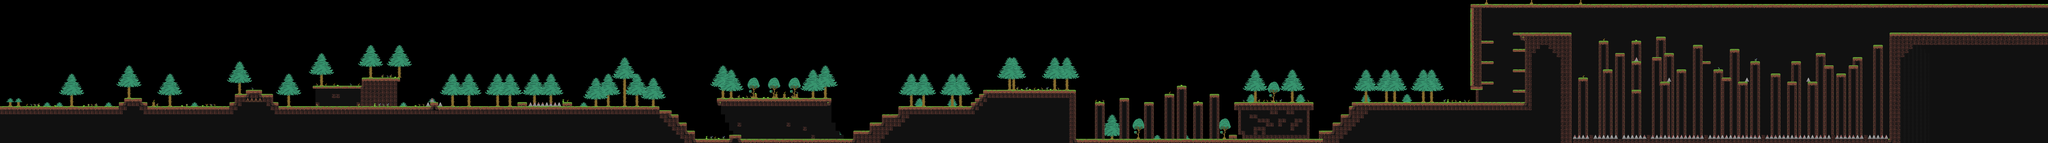

Tiled map render using the project's own tile images. Description and the map definition, with tile-layer contents summarised, below:
An orthogonal 500x35 tile map with 32x32 px tiles, 4 tile layers (background_3, background_2, background_1, Collisions) and 160 objects.

<map version="1.4" tiledversion="1.4.2" orientation="orthogonal" renderorder="right-down" width="500" height="35" tilewidth="32" tileheight="32" infinite="0" nextlayerid="12" nextobjectid="250">
 <editorsettings>
  <export target="level1_forest_32x32_2.lua" format="lua" />
 </editorsettings>
 <tileset firstgid="1" source="platforms_forest_32x32t.tsx" />
 <objectgroup id="9" name="shield" visible="0" />
 <objectgroup id="10" name="sword" visible="0">
  <object id="233" x="32" y="1632" width="32" height="32">
   <properties>
    <property name="ID" value="v_fast" />
   </properties>
  </object>
  <object id="234" x="96" y="1632" width="32" height="32">
   <properties>
    <property name="ID" value="v_fast" />
   </properties>
  </object>
  <object id="238" x="160" y="1632" width="32" height="32">
   <properties>
    <property name="ID" value="v_fast" />
   </properties>
  </object>
  <object id="239" x="224" y="1632" width="32" height="32">
   <properties>
    <property name="ID" value="v_fast" />
   </properties>
  </object>
  <object id="241" x="288" y="1632" width="32" height="32">
   <properties>
    <property name="ID" value="v_fast" />
   </properties>
  </object>
  <object id="242" x="352" y="1632" width="32" height="32">
   <properties>
    <property name="ID" value="v_fast" />
   </properties>
  </object>
  <object id="243" x="416" y="1632" width="32" height="32">
   <properties>
    <property name="ID" value="v_fast" />
   </properties>
  </object>
  <object id="245" x="480" y="1632" width="32" height="32">
   <properties>
    <property name="ID" value="v_fast" />
   </properties>
  </object>
  <object id="246" x="544" y="1632" width="32" height="32">
   <properties>
    <property name="ID" value="v_fast" />
   </properties>
  </object>
  <object id="247" x="608" y="1632" width="32" height="32">
   <properties>
    <property name="ID" value="v_fast" />
   </properties>
  </object>
 </objectgroup>
 <objectgroup id="6" name="ground" visible="0" opacity="0.9">
  <properties>
   <property name="ID" value="spike" />
  </properties>
  <object id="1" x="0" y="832" width="928" height="32">
   <properties>
    <property name="ID" value="g_grass" />
   </properties>
  </object>
  <object id="2" x="928" y="800" width="32" height="64">
   <properties>
    <property name="ID" value="g_grass" />
   </properties>
  </object>
  <object id="6" x="960" y="768" width="160" height="32" />
  <object id="7" x="1120" y="800" width="32" height="64" />
  <object id="8" x="1152" y="832" width="640" height="32" />
  <object id="9" x="1792" y="800" width="64" height="32" />
  <object id="10" x="1824" y="736" width="32" height="64" />
  <object id="11" x="1856" y="736" width="64" height="32" />
  <object id="14" x="1920" y="704" width="32" height="64" />
  <object id="15" x="1952" y="704" width="96" height="32" />
  <object id="16" x="2048" y="736" width="64" height="32" />
  <object id="18" x="2112" y="736" width="32" height="96" />
  <object id="19" x="2144" y="800" width="32" height="96" />
  <object id="20" x="2176" y="832" width="2976" height="32" />
  <object id="21" x="5216" y="864" width="32" height="64" />
  <object id="23" x="5248" y="896" width="64" height="32" />
  <object id="24" x="5280" y="928" width="32" height="64" />
  <object id="25" x="5312" y="960" width="64" height="32" />
  <object id="26" x="5344" y="992" width="32" height="64" />
  <object id="27" x="5376" y="1024" width="64" height="32" />
  <object id="28" x="5408" y="1056" width="32" height="64" />
  <object id="29" x="5440" y="1088" width="288" height="32">
   <properties>
    <property name="ID" value="g_grass" />
   </properties>
  </object>
  <object id="30" x="5696" y="1056" width="96" height="32">
   <properties>
    <property name="ID" value="g_grass" />
   </properties>
  </object>
  <object id="31" x="5760" y="1088" width="928" height="32">
   <properties>
    <property name="ID" value="g_grass" />
   </properties>
  </object>
  <object id="32" x="6656" y="1024" width="32" height="64" />
  <object id="33" x="6688" y="1024" width="128" height="32" />
  <object id="35" x="6784" y="960" width="32" height="64" />
  <object id="36" x="6816" y="960" width="96" height="32" />
  <object id="37" x="6880" y="896" width="32" height="64" />
  <object id="38" x="6912" y="896" width="128" height="32" />
  <object id="39" x="7008" y="832" width="32" height="64" />
  <object id="40" x="7040" y="832" width="576" height="32" />
  <object id="41" x="7584" y="800" width="32" height="32" />
  <object id="42" x="7616" y="768" width="64" height="32" />
  <object id="43" x="7648" y="736" width="32" height="32" />
  <object id="44" x="7680" y="704" width="736" height="32" />
  <object id="45" x="8384" y="736" width="32" height="352" />
  <object id="46" x="8416" y="1088" width="1952" height="32" />
  <object id="47" x="10304" y="1024" width="64" height="64" />
  <object id="48" x="10368" y="1024" width="64" height="32" />
  <object id="49" x="10400" y="960" width="32" height="64" />
  <object id="50" x="10432" y="960" width="64" height="32" />
  <object id="51" x="10464" y="896" width="32" height="64" />
  <object id="52" x="10496" y="896" width="64" height="32" />
  <object id="53" x="10528" y="832" width="32" height="64" />
  <object id="54" x="10560" y="800" width="1376" height="32" />
  <object id="55" x="11904" y="256" width="32" height="544" />
  <object id="56" x="11808" y="384" width="96" height="32" />
  <object id="57" x="11808" y="544" width="96" height="32" />
  <object id="58" x="11808" y="704" width="96" height="32" />
  <object id="59" x="11584" y="640" width="96" height="32" />
  <object id="60" x="11584" y="480" width="96" height="32" />
  <object id="61" x="11552" y="64" width="32" height="608" />
  <object id="62" x="11488" y="672" width="96" height="32" />
  <object id="63" x="11488" y="64" width="32" height="608" />
  <object id="64" x="11520" y="32" width="4480" height="32" />
  <object id="65" x="14752" y="256" width="1248" height="32" />
  <object id="66" x="14752" y="288" width="32" height="832" />
  <object id="67" x="14624" y="352" width="96" height="32" />
  <object id="68" x="14464" y="448" width="96" height="32" />
  <object id="69" x="14336" y="576" width="96" height="32" />
  <object id="70" x="14176" y="416" width="96" height="32" />
  </objectgroup>
 <objectgroup id="7" name="slime" visible="0">
  <properties>
   <property name="Velo" type="int" value="250" />
  </properties>
  <!-- 30 objects omitted --></objectgroup>
 <objectgroup id="8" name="cannon" visible="0">
  <properties>
   <property name="ID" value="down" />
  </properties>
  <!-- 21 objects omitted --></objectgroup>
 <layer id="4" name="background_3" width="500" height="35">
  <data>[17500 cells, 4309 non-empty, 95 distinct tile ids]</data>
 </layer>
 <layer id="3" name="background_2" width="500" height="35">
  <data>[17500 cells, 1882 non-empty, 32 distinct tile ids]</data>
 </layer>
 <layer id="2" name="background_1" width="500" height="35">
  <data>[17500 cells, 5538 non-empty, 91 distinct tile ids]</data>
 </layer>
 <layer id="1" name="Collisions" width="500" height="35">
  <data>[17500 cells, 1765 non-empty, 83 distinct tile ids]</data>
 </layer>
</map>
<!-- 88 of 160 objects omitted -->